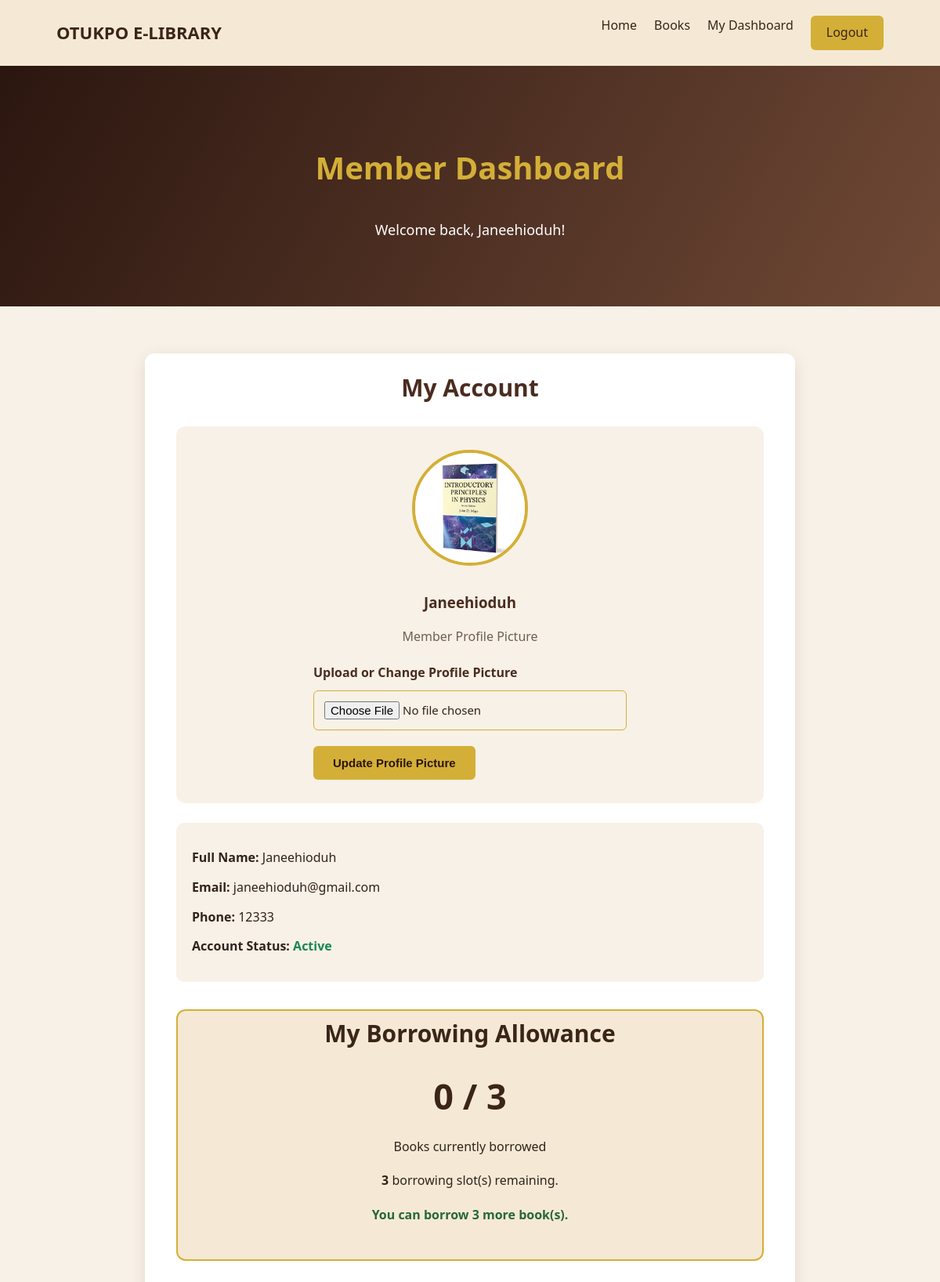
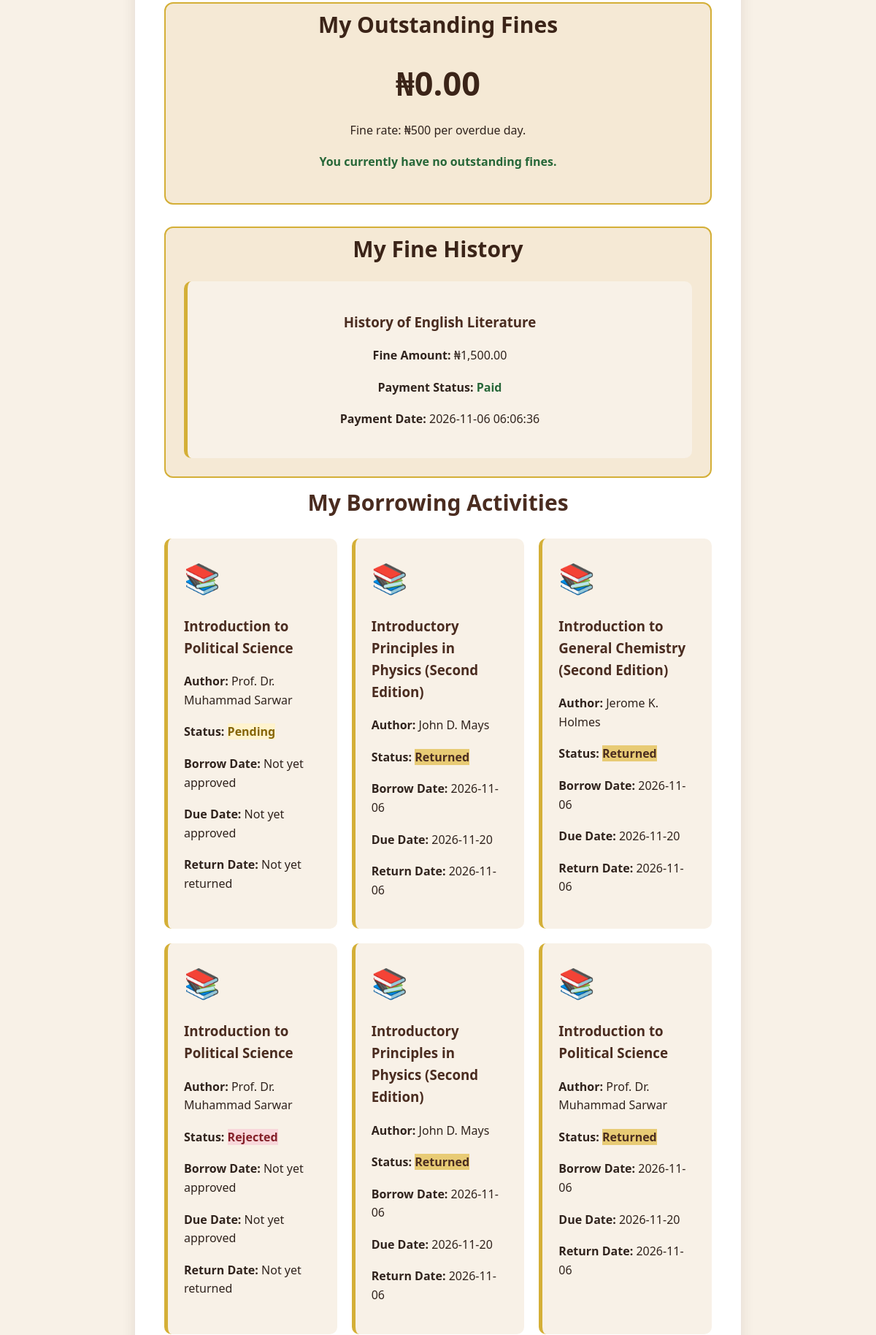
The page /dashboard.php (signed in, upper part) on the database its author committed (2 pictures, top to bottom).
### tables this page shows
CREATE TABLE `members` (
  `id` int(11) NOT NULL,
  `name` varchar(150) NOT NULL,
  `email` varchar(150) NOT NULL,
  `phone` varchar(20) NOT NULL,
  `password` varchar(255) NOT NULL,
  `date_joined` date DEFAULT curdate(),
  `status` enum('active','suspended') DEFAULT 'active',
  `suspension_reason` text DEFAULT NULL,
  `profile_image` varchar(255) DEFAULT NULL
);

CREATE TABLE `fines` (
  `id` int(11) NOT NULL,
  `borrowing_id` int(11) NOT NULL,
  `member_id` int(11) NOT NULL,
  `amount` decimal(10,2) NOT NULL DEFAULT 0.00,
  `status` enum('unpaid','paid') NOT NULL DEFAULT 'unpaid',
  `paid_at` datetime DEFAULT NULL,
  `created_at` timestamp NOT NULL DEFAULT current_timestamp()
);

CREATE TABLE `books` (
  `id` int(11) NOT NULL,
  `title` varchar(255) NOT NULL,
  `author` varchar(150) NOT NULL,
  `category_id` int(11) DEFAULT NULL,
  `description` text DEFAULT NULL,
  `is_available` tinyint(1) DEFAULT 1,
  `cover_image` varchar(255) DEFAULT NULL,
  `coverimage` varchar(255) DEFAULT NULL
);

CREATE TABLE `borrowings` (
  `id` int(11) NOT NULL,
  `book_id` int(11) NOT NULL,
  `member_id` int(11) NOT NULL,
  `borrow_date` date DEFAULT NULL,
  `due_date` date DEFAULT NULL,
  `return_date` date DEFAULT NULL,
  `preferred_pickup_date` date DEFAULT NULL,
  `terms_agreed` tinyint(1) DEFAULT 0,
  `status` enum('pending','borrowed','returned','rejected') DEFAULT 'pending'
);

### classes/member.php (called while the page is built, shortened)
<?php
class Member {
    private $conn;
    public function __construct($db) {
        $this->conn = $db;
    }
    public function getMemberById($id) {
        $sql = "SELECT * FROM members WHERE id = :id";
        $stmt = $this->conn->prepare($sql);
        $stmt->execute([':id' => $id]);
        return $stmt->fetch(PDO::FETCH_ASSOC);
    }
}
?>

### classes/borrowing.php (called while the page is built, shortened)
<?php
class Borrowing {
    private $conn;
    public function __construct($db) {
        $this->conn = $db;
    }
    public function getActiveBorrowingCount($member_id) {
        $sql = "SELECT COUNT(*) AS total
                FROM borrowings
                WHERE member_id = :member_id
                AND status = 'borrowed'";
        $stmt = $this->conn->prepare($sql);
        $stmt->execute([':member_id' => $member_id]);
        $result = $stmt->fetch(PDO::FETCH_ASSOC);
        return (int) $result['total'];
    }
    public function getMemberBorrowings($member_id) {
        $sql = "SELECT borrowings.*, books.title, books.author
                FROM borrowings
                JOIN books ON borrowings.book_id = books.id
                WHERE borrowings.member_id = :member_id
                ORDER BY borrowings.id DESC";
        $stmt = $this->conn->prepare($sql);
        $stmt->execute([':member_id' => $member_id]);
        return $stmt->fetchAll(PDO::FETCH_ASSOC);
    }
}
?>

### classes/fine.php (called while the page is built, shortened)
<?php
class Fine {
    private $conn;
    public function __construct($db) {
        $this->conn = $db;
    }
public function getMemberOutstandingFine($member_id) {
    $sql = "SELECT COALESCE(SUM(amount), 0) AS total
            FROM fines
            WHERE member_id = :member_id
            AND status = 'unpaid'";
    $stmt = $this->conn->prepare($sql);
    $stmt->execute([
        ':member_id' => $member_id
    ]);
    return (float) $stmt->fetchColumn();
}
public function getMemberFines($member_id) {
    $sql = "SELECT fines.*,
                   books.title
            FROM fines
            JOIN borrowings
                ON fines.borrowing_id = borrowings.id
            JOIN books
                ON borrowings.book_id = books.id
            WHERE fines.member_id = :member_id
            ORDER BY fines.created_at DESC";
    $stmt = $this->conn->prepare($sql);
    $stmt->execute([
        ':member_id' => $member_id
    ]);
    return $stmt->fetchAll(PDO::FETCH_ASSOC);
}
}

### dashboard.php (the view, shortened to what this page needs)
<?php
require_once __DIR__ . "/config/database.php";
require_once __DIR__ . "/classes/Member.php";
require_once __DIR__ . "/classes/Borrowing.php";
require_once __DIR__ . "/classes/Fine.php";
$db = new Database();
$conn = $db->connect();
$member = new Member($conn);
$borrowing = new Borrowing($conn);
$fine = new Fine($conn);
$memberDetails = $member->getMemberById($_SESSION['member_id']);
$borrowings = $borrowing->getMemberBorrowings($_SESSION['member_id']);
$fine->updateOverdueFines();
$totalFine = $fine->getMemberOutstandingFine($_SESSION['member_id']);
$memberFines = $fine->getMemberFines($_SESSION['member_id']);
$activeBorrowings = $borrowing->getActiveBorrowingCount($_SESSION['member_id']);
$borrowingLimit = 3;
$remainingBooks = max(0, $borrowingLimit - $activeBorrowings);
$profileImage = $memberDetails['profile_image'] ?? null;
$profileImagePath = "uploads/profiles/" . basename($profileImage ?? '');
$hasProfileImage = !empty($profileImage)
    && is_file(__DIR__ . "/" . $profileImagePath);
?>
<!DOCTYPE html>
<html lang="en">
<head>
    <link rel="stylesheet" href="assets/css/style.css">
</head>
<body>
    <nav class="site-nav">
        <a href="index.php" class="brand">
            OTUKPO E-LIBRARY
        </a>
        <div class="nav-links">
            <a href="index.php">Home</a>
            <a href="books.php">Books</a>
            <a href="dashboard.php">My Dashboard</a>
            <a href="logout.php" class="login-btn">Logout</a>
        </div>
    </nav>
    <section class="catalogue-hero">
        <h1>Member Dashboard</h1>
        <p>
            Welcome back,
            <?php echo htmlspecialchars($memberDetails['name']); ?>!
        </p>
    </section>
    <section class="section">
        <div class="details-card">
            <h2>My Account</h2>
            <div class="profile-section">
                <?php if ($hasProfileImage): ?>
                    <img
                        src="<?php echo htmlspecialchars($profileImagePath); ?>"
                        alt="Member Profile Picture"
                        class="profile-picture"
                    >
                <?php else: ?>
                    <div class="profile-placeholder">
                        👤
                    </div>
                <?php endif; ?>
                <h3>
                    <?php echo htmlspecialchars($memberDetails['name']); ?>
                </h3>
                <p>Member Profile Picture</p>
                <form
                    action="processes/profile_image_process.php"
                    method="POST"
                    enctype="multipart/form-data"
                >
                    <label for="profile_image">
                        Upload or Change Profile Picture
                    </label>
                    <input
                        type="file"
                        id="profile_image"
                        name="profile_image"
                        class="form-control"
                        accept="image/jpeg,image/png,image/webp"
                        required
                    >
                    <button type="submit" class="btn-gold">
                        Update Profile Picture
                    </button>
                </form>
            </div>
            <div class="account-info">
                <p>
                    <strong>Full Name:</strong>
                    <?php echo htmlspecialchars($memberDetails['name']); ?>
                </p>
                <p>
                    <strong>Email:</strong>
                    <?php echo htmlspecialchars($memberDetails['email']); ?>
                </p>
                <p>
                    <strong>Phone:</strong>
                    <?php echo htmlspecialchars($memberDetails['phone']); ?>
                </p>
                <p>
                    <strong>Account Status:</strong>
                    <span class="available">Active</span>
                </p>
            </div>
            <div class="borrowing-limit">
                <h2>My Borrowing Allowance</h2>
                <div class="borrowing-count">
                    <?php echo $activeBorrowings; ?>
                    /
                    <?php echo $borrowingLimit; ?>
                </div>
                <p>Books currently borrowed</p>
                <p>
                    <strong><?php echo $remainingBooks; ?></strong>
                    borrowing slot(s) remaining.
                </p>
                <?php if ($activeBorrowings >= $borrowingLimit): ?>
                    <p class="limit-warning">
                        You have reached your borrowing limit.
                        Please return a book before requesting another.
                    </p>
                <?php else: ?>
                    <p class="limit-success">
                        You can borrow
                        <?php echo $remainingBooks; ?>
                        more book(s).
                    </p>
                <?php endif; ?>
            </div>
            <div class="borrowing-limit">
                <h2>My Outstanding Fines</h2>
                <div class="borrowing-count">
                    ₦<?php echo number_format($totalFine, 2); ?>
                </div>
                <p>Fine rate: ₦500 per overdue day.</p>
                <?php if ($totalFine > 0): ?>
                    <p class="limit-warning">
                        You have unpaid fines. Please contact the library administrator about your fine.
                    </p>
                <?php else: ?>
                    <p class="limit-success">
                        You currently have no outstanding fines.
                    </p>
                <?php endif; ?>
            </div>
            <div class="borrowing-limit">
                <h2>My Fine History</h2>
                <?php if (!empty($memberFines)): ?>
                    <?php foreach ($memberFines as $row): ?>
                        <div class="borrowing-card">
                            <h3>
                                <?php echo htmlspecialchars($row['title']); ?>
                            </h3>
                            <p>
                                <strong>Fine Amount:</strong>
                                ₦<?php echo number_format($row['amount'], 2); ?>
                            </p>
                            <p>
                                <strong>Payment Status:</strong>
                                <?php if ($row['status'] === 'paid'): ?>
                                    <span class="limit-success">Paid</span>
                                <?php else: ?>
                                    <span class="limit-warning">Unpaid</span>
                                <?php endif; ?>
                            </p>
                            <p>
                                <strong>Payment Date:</strong>
                                <?php echo htmlspecialchars($row['paid_at'] ?? 'Not paid'); ?>
                            </p>
                        </div>
                    <?php endforeach; ?>
                <?php else: ?>
                    <p>You have no fine records yet.</p>
                <?php endif; ?>
            </div>
            <h2>My Borrowing Activities</h2>
            <?php if (count($borrowings) > 0): ?>
                <div class="borrowing-list">
                    <?php foreach ($borrowings as $row): ?>
                        <div class="borrowing-card">
                            <div class="book-icon">📚</div>
                            <h3>
                                <?php echo htmlspecialchars($row['title']); ?>
                            </h3>
                            <p>
                                <strong>Author:</strong>
                                <?php echo htmlspecialchars($row['author']); ?>
                            </p>
                            <p>
                                <strong>Status:</strong>
                                <span class="status-<?php echo htmlspecialchars($row['status']); ?>">
                                    <?php echo htmlspecialchars(ucfirst($row['status'])); ?>
                                </span>
                            </p>
                            <p>
                                <strong>Borrow Date:</strong>
                                <?php echo htmlspecialchars($row['borrow_date'] ?? 'Not yet approved'); ?>
                            </p>
                            <p>
                                <strong>Due Date:</strong>
                                <?php echo htmlspecialchars($row['due_date'] ?? 'Not yet approved'); ?>
                            </p>
                            <p>
                                <strong>Return Date:</strong>
                                <?php echo htmlspecialchars($row['return_date'] ?? 'Not yet returned'); ?>
                            </p>
                        </div>
                    <?php endforeach; ?>
                </div>
            <?php else: ?>
                <p>You have not requested any books yet.</p>
            <?php endif; ?>
        </div>
    </section>
</body>
</html>

### rows shown on the page
members: name "Janeehioduh", profile_image (picture), email "janeehioduh@gmail.com", phone "12333"
fines: books.title "History of English Literature", amount "1,500.00", status "Paid", paid_at "2026-11-06 06:06:36"
borrowings: book.title "Introduction to Political Science", book.author "Prof. Dr. Muhammad Sarwar", status "Pending", borrow_date "Not yet approved", due_date "Not yet approved", return_date "Not yet returned"
borrowings: book.title "Introductory Principles in Physics (Second Edition)", book.author "John D. Mays", status "Returned", borrow_date "2026-11-06", due_date "2026-11-20", return_date "2026-11-06"
borrowings: book.title "Introduction to General Chemistry (Second Edition)", book.author "Jerome K. Holmes", status "Returned", borrow_date "2026-11-06", due_date "2026-11-20", return_date "2026-11-06"
borrowings: book.title "Introduction to Political Science", book.author "Prof. Dr. Muhammad Sarwar", status "Rejected", borrow_date "Not yet approved", due_date "Not yet approved", return_date "Not yet returned"
borrowings: book.title "Introductory Principles in Physics (Second Edition)", book.author "John D. Mays", status "Returned", borrow_date "2026-11-06", due_date "2026-11-20", return_date "2026-11-06"
borrowings: book.title "Introduction to Political Science", book.author "Prof. Dr. Muhammad Sarwar", status "Returned", borrow_date "2026-11-06", due_date "2026-11-20", return_date "2026-11-06"

### other values the page prints
$activeBorrowings "0"
$borrowingLimit "3"
$remainingBooks "3"
$totalFine "0.00"
